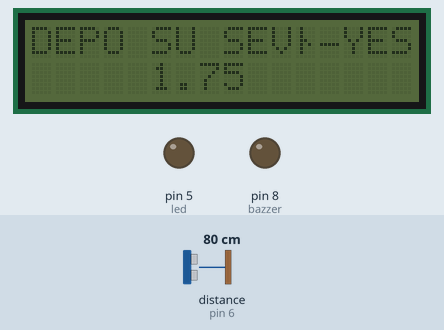
The sketch below on a simulated Arduino Uno, built with avr-gcc and run on an emulated ATmega328P. Shown: 16×2 character LCD, output pins drawn as LEDs (lit = HIGH). Wiring (inferred from the names in the program): ultrasonic range finder: trigger pin 7; echo pin 6. The test bench sets the inputs (shaded band); at power-on: distance to the obstacle (sensor on pin 6) 80 cm. The echo pulse lasts 58.3 µs per cm; pins used as bus, display or sensor lines are not drawn; what the sketch prints to the serial monitor is not drawn.

Above: at 1.2 s.
1.3 s: distance to the obstacle (sensor on pin 6) set to 2 cm
At 4.6 s:
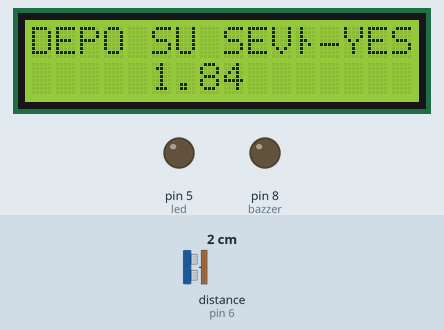
5.5 s: distance to the obstacle (sensor on pin 6) set to 120 cm
At 7.9 s:
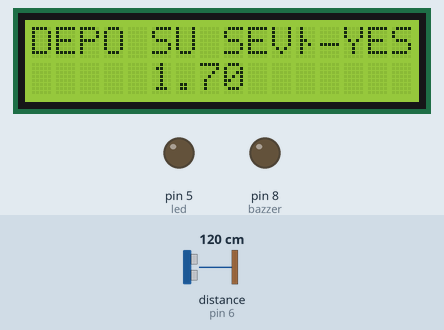
13.6 s: distance to the obstacle (sensor on pin 6) set to 9 cm
At 17.7 s:
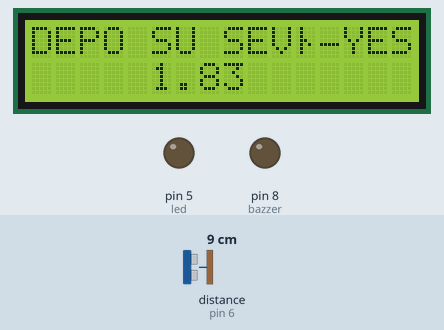
Timing chart, 0 to 23.2 s (numbered marks = the images above; inputs shaded):
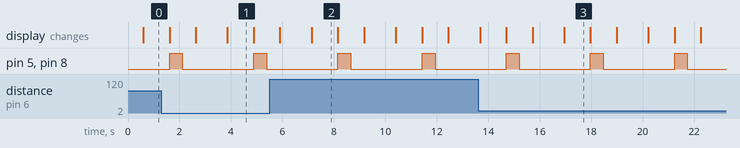

Measured:
- by itself, pin 5 (led), pin 8 (bazzer): alternates HIGH for 0.50 s and LOW for 2.8 s
- what the display in image 1 shows lasts 1.0 s, from 3.9 s to 4.9 s

The sketch:

sketch_feb25a.ino
```cpp
#include <Wire.h>
#include <LiquidCrystal_I2C.h>
#define trig 7
#define echo 6
#define bazzer 8
#define led 5
float uzaklik;
float sure;
float litre;
float referance=1.845;
int minx=-1;
int maxx=3;
LiquidCrystal_I2C lcd(0x27,16,2);


void setup()
{
   lcd.init();
   pinMode (trig,OUTPUT);
   pinMode (echo,INPUT);
   pinMode (bazzer,OUTPUT);

   pinMode (led,OUTPUT);
   Serial.begin(9600);

}

void loop()
{
  digitalWrite (trig,LOW);
  delayMicroseconds (5);
  digitalWrite (trig,HIGH);
  delayMicroseconds (10);
  digitalWrite (trig,LOW);

  sure= pulseIn (echo ,HIGH);
  uzaklik=sure/29.1/2;
  litre= uzaklik* 11* 11/100000;
    Serial.print("Litre=");
   Serial.println(litre);
  delay (500);
  litre = referance-litre;
  Serial.print("Litre değeri=");
   Serial.println(litre);

  if(litre<=maxx && litre>=minx);
  {
    lcd.clear ();
    lcd.setCursor(0,0);
    lcd.print ("DEPO SU SEVİYESİ");
    lcd.setCursor (5,1);
    lcd.print (litre);
    delay(1000);
  }
    if(litre>=1,80);
    {
      lcd.clear();
      lcd.backlight();
      lcd.setCursor (3,0);
      lcd.print ("DİKKAT!");
      lcd.setCursor(2,1);
      lcd.print ("DEPO DOLU");
      digitalWrite (bazzer,HIGH);
      digitalWrite (led,HIGH);
      delay (500);

      digitalWrite (bazzer,LOW);
      digitalWrite (led,LOW);
      delay(500);
    }


   if(litre<=-0.8);
   {
       lcd.clear ();
       lcd.setCursor (3,0);
       lcd.print ("DİKKAT");
       lcd.setCursor (2,1);
       lcd.print ("DEPO BOS");
       delay (700);
    }

}
```
